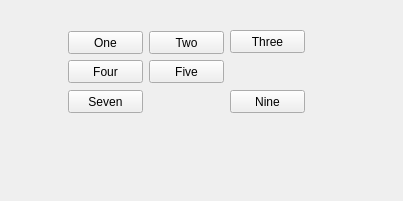
<?xml version="1.0" encoding="UTF-8"?>
<ui version="4.0">
 <class>Widget</class>
 <widget class="QWidget" name="Widget">
  <property name="geometry">
   <rect>
    <x>0</x>
    <y>0</y>
    <width>403</width>
    <height>201</height>
   </rect>
  </property>
  <property name="windowTitle">
   <string>Widget</string>
  </property>
  <widget class="QPushButton" name="button1">
   <property name="geometry">
    <rect>
     <x>68</x>
     <y>31</y>
     <width>75</width>
     <height>23</height>
    </rect>
   </property>
   <property name="text">
    <string>One</string>
   </property>
  </widget>
  <widget class="QPushButton" name="button2">
   <property name="geometry">
    <rect>
     <x>149</x>
     <y>31</y>
     <width>75</width>
     <height>23</height>
    </rect>
   </property>
   <property name="text">
    <string>Two</string>
   </property>
  </widget>
  <widget class="QPushButton" name="button3">
   <property name="geometry">
    <rect>
     <x>230</x>
     <y>30</y>
     <width>75</width>
     <height>23</height>
    </rect>
   </property>
   <property name="sizePolicy">
    <sizepolicy hsizetype="Minimum" vsizetype="Expanding">
     <horstretch>0</horstretch>
     <verstretch>0</verstretch>
    </sizepolicy>
   </property>
   <property name="text">
    <string>Three</string>
   </property>
  </widget>
  <widget class="QPushButton" name="button4">
   <property name="geometry">
    <rect>
     <x>68</x>
     <y>60</y>
     <width>75</width>
     <height>23</height>
    </rect>
   </property>
   <property name="text">
    <string>Four</string>
   </property>
  </widget>
  <widget class="QPushButton" name="button5">
   <property name="geometry">
    <rect>
     <x>149</x>
     <y>60</y>
     <width>75</width>
     <height>23</height>
    </rect>
   </property>
   <property name="text">
    <string>Five</string>
   </property>
  </widget>
  <widget class="QPushButton" name="button7">
   <property name="geometry">
    <rect>
     <x>68</x>
     <y>90</y>
     <width>75</width>
     <height>23</height>
    </rect>
   </property>
   <property name="sizePolicy">
    <sizepolicy hsizetype="Expanding" vsizetype="Fixed">
     <horstretch>0</horstretch>
     <verstretch>0</verstretch>
    </sizepolicy>
   </property>
   <property name="text">
    <string>Seven</string>
   </property>
  </widget>
  <widget class="QPushButton" name="button9">
   <property name="geometry">
    <rect>
     <x>230</x>
     <y>90</y>
     <width>75</width>
     <height>23</height>
    </rect>
   </property>
   <property name="text">
    <string>Nine</string>
   </property>
  </widget>
 </widget>
 <resources/>
 <connections/>
</ui>
